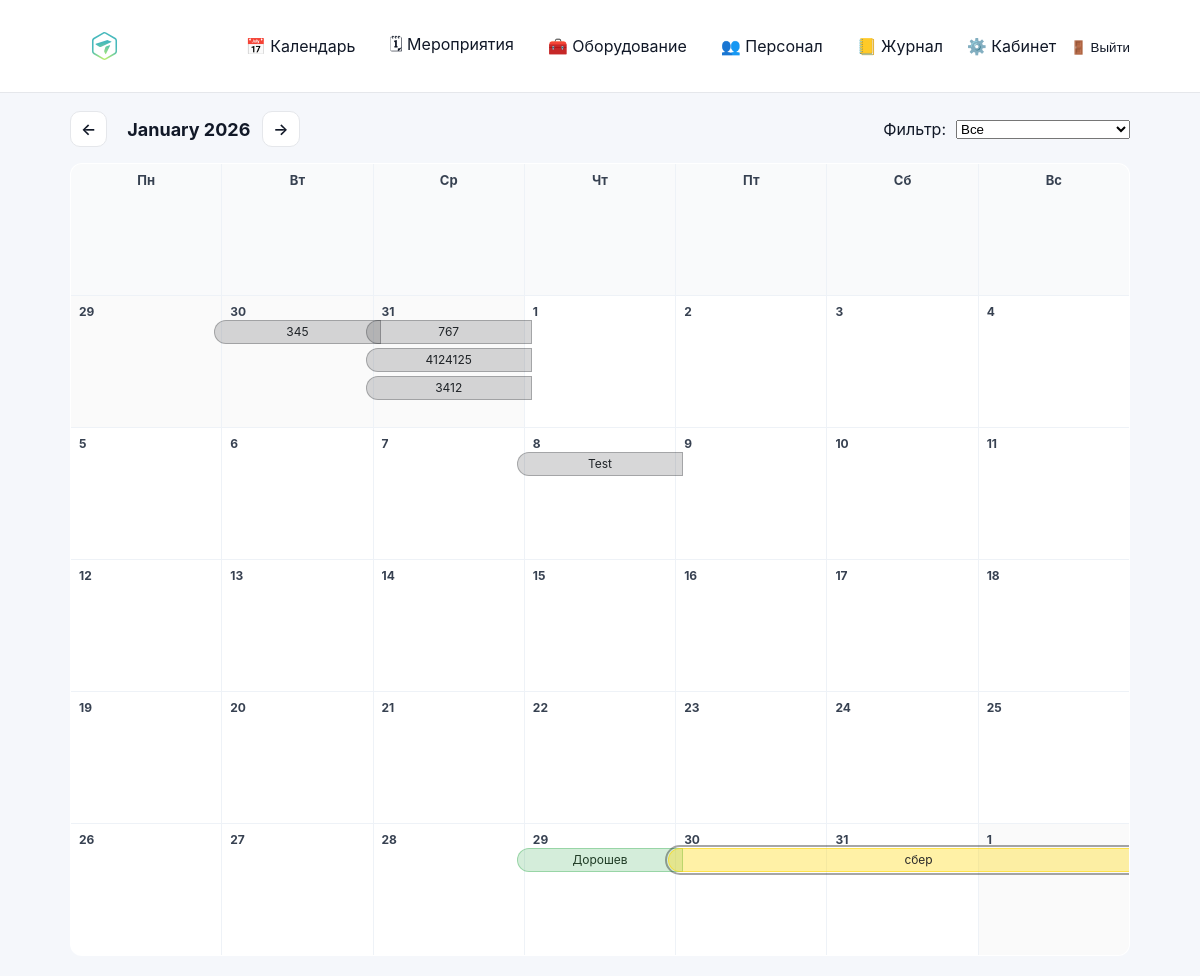
Before: /calendar/ (signed in) with the older database file.
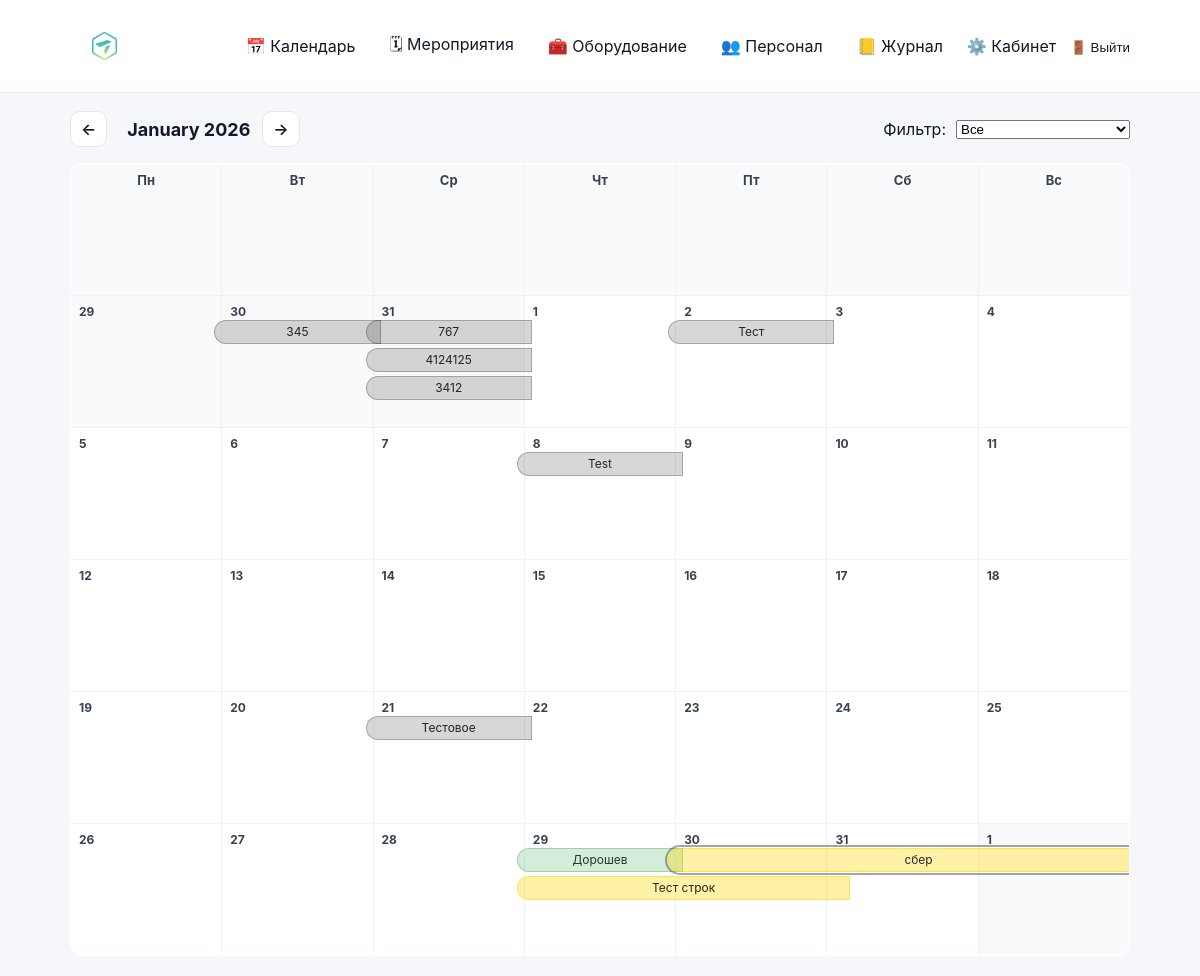
After: the same page with the newer database file.
### events/models.py (models this page shows, shortened)
class Event(models.Model):
    class Meta:
        permissions = [
            ("edit_event_card", "Can edit event card (dates/status/etc)"),
            ("edit_event_equipment", "Can edit event equipment (own/rented)"),
        ]
    STATUS_DRAFT = "draft"
    STATUS_CONFIRMED = "confirmed"
    STATUS_CANCELLED = "cancelled"
    STATUS_CLOSED = "closed"
    STATUS_CHOICES = (
        (STATUS_DRAFT, "Черновик"),
        (STATUS_CONFIRMED, "Подтверждено"),
        (STATUS_CANCELLED, "Отменено"),
        (STATUS_CLOSED, "Закрыто"),
    )
    name = models.CharField(max_length=200)
    start_date = models.DateField()
    end_date = models.DateField(blank=True, null=True)
    client = models.CharField(max_length=200, blank=True)
    location = models.CharField(max_length=200, blank=True)
    responsible = models.ForeignKey(
        User,
        on_delete=models.SET_NULL,
        null=True,
        related_name="events",
    )
    s_engineer = models.ForeignKey(
        User,
        on_delete=models.SET_NULL,
        null=True,
        blank=True,
        related_name="senior_events",
    )
    engineers = models.ManyToManyField(
        User,
        blank=True,
        related_name="engineer_events",
    )
    status = models.CharField(
        max_length=20,
        choices=STATUS_CHOICES,
        default=STATUS_DRAFT,
    )
    created_at = models.DateTimeField(auto_now_add=True)

### events/views.py (the view)
# urls.py: path("calendar/", calendar_view, name="calendar"),
@login_required
def calendar_view(request: HttpRequest) -> HttpResponse:
    auto_close_past_events()
    year, month = _parse_year_month(request)
    cal_filter = (request.GET.get("filter") or "all").strip()
    if cal_filter not in {"all", "confirmed", "mine"}:
        cal_filter = "all"
    month_days = list(pycalendar.Calendar(firstweekday=0).monthdatescalendar(year, month))
    grid_start = month_days[0][0]
    grid_end = month_days[-1][-1]
    qs = (
        Event.objects
        .filter(start_date__lte=grid_end, end_date__gte=grid_start)
        .select_related("responsible", "s_engineer")
        .prefetch_related("engineers")
        .order_by("start_date", "id")
    )
    if cal_filter == "confirmed":
        qs = qs.filter(status="confirmed")
    elif cal_filter == "mine":
        qs = qs.filter(
            Q(responsible=request.user)
            | Q(s_engineer=request.user)
            | Q(engineers=request.user)
        ).distinct()
    event_problem: dict[int, bool] = {}
    for e in qs:
        event_problem[e.id] = bool(calculate_shortages(e))
    segments_starting: dict[date, list[dict]] = defaultdict(list)
    for week in month_days:
        week_start = week[0]
        week_end = week[-1]
        week_segments: list[dict] = []
        for e in qs:
            seg_start = max(e.start_date, week_start, grid_start)
            seg_end = min(e.end_date, week_end, grid_end)
            if seg_end < seg_start:
                continue
            start_col = (seg_start - week_start).days
            end_col = (seg_end - week_start).days
            span = end_col - start_col + 1
            week_segments.append({
                "event": e,
                "start_col": start_col,
                "end_col": end_col,
                "span": span,
                "has_problem": event_problem.get(e.id, False),
                "date_display": _format_date_range(e.start_date, e.end_date),
                "data_start": e.start_date.strftime("%Y-%m-%d"),
                "data_end": e.end_date.strftime("%Y-%m-%d"),
            })
        week_segments = _lane_pack(week_segments)
        for s in week_segments:
            start_day = week[s["start_col"]]
            segments_starting[start_day].append(s)
        for day in week:
            if day in segments_starting:
                segments_starting[day].sort(key=lambda x: (x["lane"], x["end_col"], x["event"].id))
    ctx = {
        "year": year,
        "month": month,
        "month_name": pycalendar.month_name[month],
        "month_days": month_days,
        "segments_starting": dict(segments_starting),
        "filter": cal_filter,
        "can_create_event": can_edit_event_card(request.user),
    }
    return render(request, "events/calendar.html", ctx)

### accounts/context_processors.py (called while the page is built)
def authz_flags(request):
    user = getattr(request, "user", None)
    return {
        "can_manage_staff": can_manage_staff(user),
        "can_edit_event_card": can_edit_event_card(user),
        "can_edit_event_equipment": can_edit_event_equipment(user),
        "can_edit_inventory": can_edit_inventory(user),
    }

### accounts/permissions.py (called while the page is built)
def _ok(user) -> bool:
    return bool(user and user.is_authenticated)

def is_super(user) -> bool:
    return bool(_ok(user) and getattr(user, "is_superuser", False))

def can_manage_staff(user) -> bool:
    return is_super(user) or (_ok(user) and user.has_perm("accounts.manage_staff"))

def can_edit_inventory(user) -> bool:
    return is_super(user) or (_ok(user) and user.has_perm("inventory.manage_inventory"))

def can_edit_event_card(user) -> bool:
    return is_super(user) or (_ok(user) and user.has_perm("events.edit_event_card"))

def can_edit_event_equipment(user) -> bool:
    return is_super(user) or (_ok(user) and user.has_perm("events.edit_event_equipment"))

### events/templatetags/event_extras.py (called while the page is built)
@register.filter
def get_item(dictionary, key):
    if not dictionary:
        return []
    return dictionary.get(key, [])

### events/templates/events/calendar.html (shortened to what this page needs)
{% extends "base.html" %}
{% load event_extras %}
{% block content %}
<div class="calendar-top" style="display:flex; align-items:center; justify-content:space-between; gap:16px; margin-bottom:16px;">
  <div class="calendar-header" style="display:flex; align-items:center; gap:12px;">
    {% if month > 1 %}
      <a class="btn-secondary" href="?year={{ year }}&month={{ month|add:"-1" }}&filter={{ filter }}">←</a>
    {% else %}
      <a class="btn-secondary" href="?year={{ year|add:"-1" }}&month=12&filter={{ filter }}">←</a>
    {% endif %}
    <strong style="font-size:18px;">{{ month_name }} {{ year }}</strong>
    {% if month < 12 %}
      <a class="btn-secondary" href="?year={{ year }}&month={{ month|add:"1" }}&filter={{ filter }}">→</a>
    {% else %}
      <a class="btn-secondary" href="?year={{ year|add:"1" }}&month=1&filter={{ filter }}">→</a>
    {% endif %}
  </div>
  <form method="get" style="display:flex; align-items:center; gap:10px;">
    <label class="muted" for="filter" style="white-space:nowrap;">Фильтр:</label>
    <select id="filter" name="filter" onchange="this.form.submit()">
      <option value="all" {% if filter == "all" %}selected{% endif %}>Все</option>
    </select>
  </form>
</div>
<table class="calendar">
  <thead>
    <tr>
      <th>Пн</th>
      <th>Вт</th>
      <th>Ср</th>
      <th>Чт</th>
      <th>Пт</th>
      <th>Сб</th>
      <th>Вс</th>
    </tr>
  </thead>
  <tbody>
    {% for week in month_days %}
      <tr>
        {% for day in week %}
          <td
            class="day-cell {% if day.month != month %}other-month{% endif %}"
            data-day="{{ day|date:'Y-m-d' }}"
          >
            <div class="day-number">{{ day.day }}</div>
            {% for seg in segments_starting|get_item:day %}
              <div
                class="event-bar status-{{ seg.event.status }} lane-{{ seg.lane }} {% if seg.has_problem %}has-problem{% endif %}"
                style="
                  --span: {{ seg.span }};
                  border-top-left-radius:999px;
                  border-bottom-left-radius:999px;
                  border-top-right-radius:{% if seg.end_col == 6 %}999px{% else %}6px{% endif %};
                  border-bottom-right-radius:{% if seg.end_col == 6 %}999px{% else %}6px{% endif %};
                "
                draggable="{% if can_create_event %}true{% else %}false{% endif %}"
                data-event-id="{{ seg.event.id }}"
                data-start="{{ seg.data_start }}"
                data-end="{{ seg.data_end }}"
                title="{{ seg.event.name }} ({{ seg.date_display }})"
              >
                <a href="{% url 'event_detail' seg.event.id %}">
                  {{ seg.event.name }}
                </a>
              </div>
            {% endfor %}
          </td>
        {% endfor %}
      </tr>
    {% endfor %}
  </tbody>
</table>
{% endblock %}

Changed rows visible on the page:
added Event: event.name "Тест", shown under "2"
added Event: event.name "Тестовое", shown under "21"
added Event: event.name "Тест строк", status "draft" (drawn), shown under "29"
